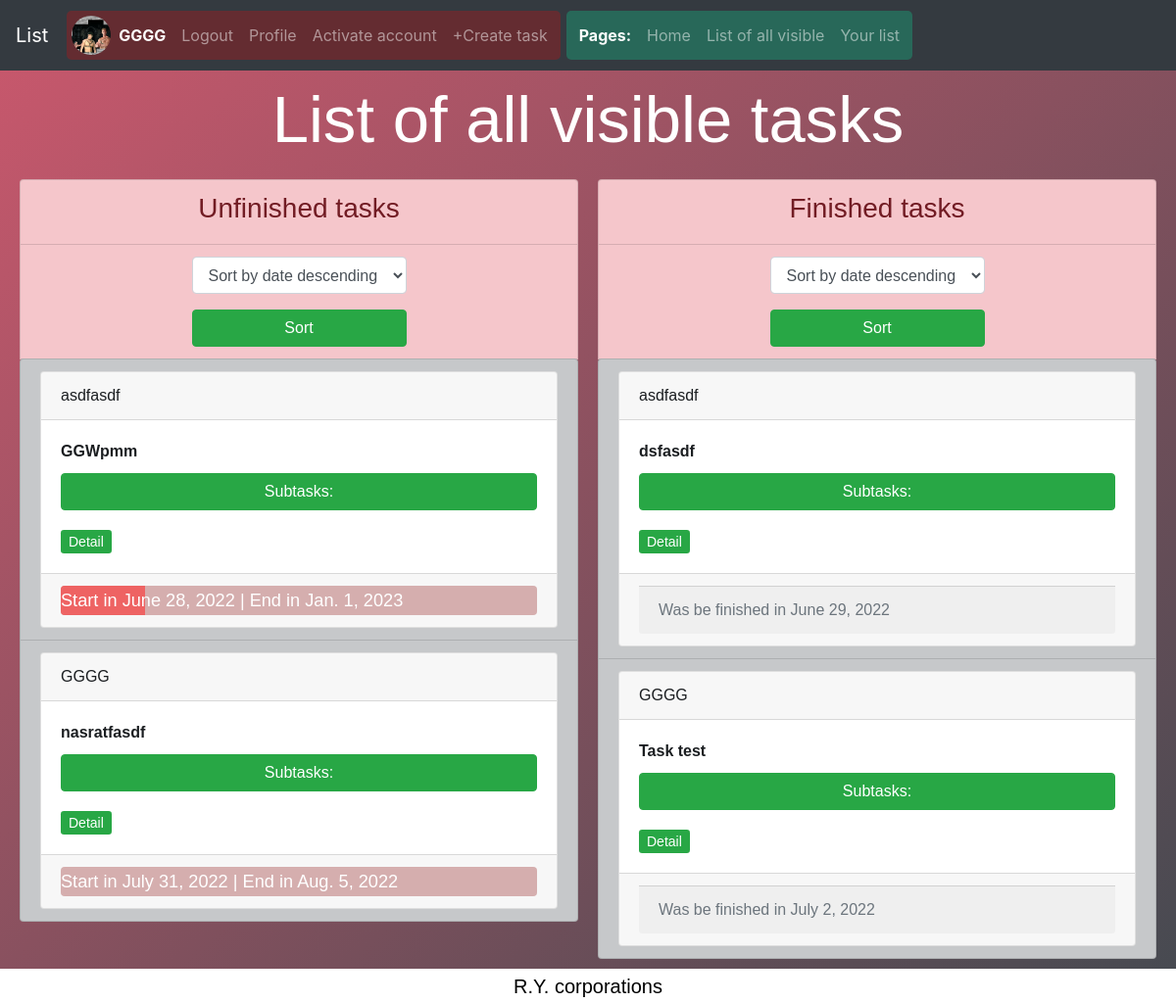
/list/ (signed in), run on the app's committed database.
### users/models.py (models this page shows, shortened)
class CustomUser(AbstractUser):
    email_active = models.BooleanField(default=False, verbose_name='User is active')
    image = models.ImageField(upload_to='media', verbose_name='Image')
    email = models.EmailField(unique=True)

### tasks/models.py (models this page shows, shortened)
class Task(models.Model):
    slug = models.TextField(unique=True, null=True, blank=True)
    author = models.ForeignKey(get_user_model(), on_delete=models.CASCADE)
    date_start = models.DateField(default=datetime.date.today())
    date_end = models.DateField(default=datetime.date.today())
    text = models.CharField(max_length=200)
    finished = models.BooleanField(default=False)
    visible = models.BooleanField(default=False)
    def get_progress(self):
        return (datetime.date.today() - self.date_start) / (self.date_end - self.date_start) * 100

### tasks/views.py (the view)
# urls.py: path('list/', TaskListView.as_view(), name='list'),
class TaskListView(AuthFormsMixin, ListView):
    model = Task
    template_name = 'tasks/list.html'
    extra_context = {'title': 'List'}
    form_class = SortTasksForm
    def get_context_data(self, **kwargs):
        context = super().get_context_data(**kwargs)
        context['finished_list'] = self.model.objects.all().filter(finished=True, visible=True)
        context['unfinished_list'] = self.model.objects.all().filter(finished=False, visible=True)
        context['sort_form'] = self.form_class()
        return context

### users/forms.py
class CustomUserCreateForm(UserCreationForm):
    username = forms.CharField(max_length=100, label='Account name')
    first_name = forms.CharField(max_length=20, label='Name')
    password1 = forms.CharField(widget = forms.TextInput(attrs={'type':'password'}), label = "Password")
    password2 = forms.CharField(widget = forms.TextInput(attrs={'type':'password'}), label = "Password again")
    class Meta(UserCreationForm):
        model = get_user_model()
        fields = ('username', 'first_name', 'email', 'image')

### tasks/forms.py
class SortTasksForm(forms.Form):
    CHOICES = (
    ('date_descending', 'Sort by date descending'),
    ('date_ascending', 'Sort by date ascending'))
    choices = forms.ChoiceField(choices=CHOICES, label='')

### tasks/views.py (called while the page is built)
    def get_context_data(self, **kwargs):
        context = super().get_context_data(**kwargs)
        context['signup'] = CustomUserCreateForm()
        context['login'] = AuthenticationForm()
        return context

### templates/tasks/list.html (shortened to what this page needs)
{% extends 'base.html' %}
{% load static %}
{% load crispy_forms_tags %}
{% block links %}
    <link href="{% static 'css/tasks/task.css'%}" rel="stylesheet">
    <link href="{% static 'css/tasks/subtask.css'%}" rel="stylesheet">
    <link href="{% static 'css/tasks/list.css'%}" rel="stylesheet">
{% endblock links %}
{% block content %}
    <div class="tasks_logo">List of all visible tasks</div>
    <div class="tasks">
        <div>
            <ul class="list-group tasks_list">
                <li class="list-group-item list-group-item-danger tasks_logo_cards">
                    <h3>Unfinished tasks</h3>
                </li>
                <li class="list-group-item list-group-item-danger tasks_logo_cards">
                    <form action="{% url 'sort_task' False False%}" method="post" class="unfinished_form sort_form">
                        {{sort_form|crispy}}
                        <input class="btn btn-success form_button" type="submit" value="Sort">
                    </form>
                </li>
                <div class="unfinished_tasks">
                    {% for unfinished_task in unfinished_list %}
                        {% include 'tasks/task.html' with task=unfinished_task profile=False %}
                    {% endfor %}
                </div>
            </ul>
        </div>
        <div>
            <ul class="list-group tasks_list">
                <li class="list-group-item list-group-item-danger tasks_logo_cards" class="finished_form">
                    <h3>Finished tasks</h3>
                </li>
                <li class="list-group-item list-group-item-danger tasks_logo_cards">
                    <form action="{% url 'sort_task' False True%}" method="post" class="finished_form sort_form">
                        {{sort_form|crispy}}
                        <input class="btn btn-success form_button" type="submit" value="Sort">
                    </form>
                </li>
                <div class="finished_tasks">
                    {% for finished_task in finished_list %}
                        {% include 'tasks/task.html' with task=finished_task profile=False %}
                    {% endfor %}
                </div>
            </ul>
        </div>
    </div>
{% endblock content %}

### templates/base.html (shortened to what this page needs)
<!DOCTYPE html>
{% load static %}
{% load crispy_forms_tags %}
<html>
    <head>
        <link rel="stylesheet" href="https://cdn.jsdelivr.net/npm/bootstrap@4.3.1/dist/css/bootstrap.min.css">
        <link href="{% static 'css/base.css'%}" rel="stylesheet">
        {% block links %}{% endblock links %}
    </head>
    <body>
        <header>
            <nav class="navbar navbar-expand-lg navbar-dark bg-dark fixed-top">
                <span class="navbar-brand">{{title}}</span>
                <div class="collapse navbar-collapse" id="navbarSupportedContent">
                    <ul class="navbar-nav mr-auto">
                        <li class="nav-item user_links">
                            <ul class="navbar-nav mr-auto">
                                {% if user.is_authenticated %}
                                    <li class="nav-item">
                                        <img src = {{user.image.url}} alt = "Image" class="user_image">
                                    </li>
                                    <li class="nav-item">
                                        <span class="nav-link active"><b>{{user.first_name}}</b></span>
                                    </li>
                                    <li class="nav-item">
                                        <a class="nav-link" href="{% url 'logout' %}">Logout</a>
                                    </li>
                                    <li class="nav-item">
                                        <a class="nav-link" href="{% url 'user_detail' user.pk %}">Profile</a>
                                    </li>
                                    {% if not user.email_active%}
                                        <li class="nav-item">
                                            <a class="nav-link" href="{% url 'email_send' %}">Activate account</a>
                                        </li>
                                    {% endif %}
                                    <li class="nav-item">
                                        <a class="nav-link" href="{% url 'task_create' %}">+Create task</a>
                                    </li>
                                {% endif %}
                            </ul>
                        </li>
                        <li class="nav-item page_links">
                            <ul class="navbar-nav mr-auto">
                                <span class="nav-link active"><b>Pages:</b></span>
                                <li class="nav-item">
                                    <a class="nav-link" href="{% url 'home' %}">Home</a>
                                </li>
                                <li class="nav-item">
                                    <a class="nav-link" href="{% url 'list' %}">List of all visible</a>
                                </li>
                                {% if user.is_authenticated %}
                                    <li class="nav-item">
                                        <a class="nav-link" href="{% url 'profile_list' user.pk %}">Your list</a>
                                    </li>
                                {% endif %}
                            </ul>
                        </li>
                    </ul>
                </div>
            </nav>
        </header>
        <div class="content">
            {% block content %}{% endblock content %}
        </div>
        <div class="footer">R.Y. corporations</div>
    </body>
</html>

### templates/tasks/task.html (shortened to what this page needs)
{% load static %}
{% load crispy_forms_tags %}
<li class="list-group-item list-group-item-dark">
    <div class="card">
        <div class="card-header">
            {% if profile %}
                {% if task.visible %}
                    Visible
                {% else %}
                    Not visible
                {% endif %}
                <a href="{% url 'task_delete' task.slug %}" class="btn-sm btn-danger">Delete</a>
                <a href="{% url 'task_update' task.slug %}" class="btn-sm btn-warning">Update</a>
            {% else %}
                {{task.author.first_name}}
            {% endif %}
        </div>
        <div class="card-body">
            <b>{{task.text}}</b>
                    <button class="btn btn-success sub_list_but form_button">Subtasks:</button>
            {% if not detail %}
                <a href="{% url 'task_detail' task.slug %}" class="btn-sm btn-success">Detail</a>
            {% endif %}
        </div>
        <div class="card-footer text-muted">
            {% if task.finished %}
                <div class="card-footer text-muted">
                    Was be finished in {{task.date_end}}
                </div>
            {% else %}
                <div class="progress">
                    <div class="progress-bar" role="progressbar" style="width: {{task.get_progress}}%" aria-valuenow="{{task.get_progress}}" aria-valuemin="0" aria-valuemax="100">
                        Start in {{task.date_start}} | End in {{task.date_end}}
                    </div>
                </div>
            {% endif %}
        </div>
    </div>
</li>

### static/css/base.css (style rules this page uses)
* { margin: 0; padding: 0; }
.content { padding-top: 72px; min-height: calc(100vh - 35px); }
.footer { height: 35px; width: 100%; background-color: white; display: flex; align-items: center; justify-content: center; font-size: 20px; font-family: sans-serif; color: black; }
.user_image { width: 40px; height: 40px; object-fit: cover; border-radius: 50%; }
.user_links { background-color: rgba(255, 0, 0, 0.234); padding: 5px; border-radius: 5px; margin: 3px; }
.page_links { background-color: rgba(0, 255, 170, 0.234); padding: 5px; border-radius: 5px; margin: 3px; }
.form_button { width: 100%; }

### static/css/tasks/task.css (style rules this page uses)
.progress { height: 30px; font-size: calc(10px + (7 + 7 * 0.7) * ((100vw - 320px) / 1280));; background-color: rgba(145, 32, 32, 0.337); }
.progress-bar { background-color: rgb(238, 99, 99); }
.sub_list_but { margin-top: 10px; }

### static/css/tasks/list.css (style rules this page uses)
.content { display: flex; flex-direction: column; align-items: center; justify-content: center; font-family: sans-serif; color: white; background: linear-gradient(to right bottom, rgb(203, 88, 109), rgb(71, 74, 81)); }
.tasks_logo { font-size: calc(32px + (30 + 30 * 0.7) * ((100vw - 320px) / 1280)); }
.tasks { display: flex; flex-wrap: wrap; align-items: flex-start; justify-content: center; width: 100%; }
.tasks_logo_cards { display: flex; align-items: center; justify-content: center; }
.tasks_list { margin: 10px; min-width: 300px; width: calc(50vw - 30px); }
.progress { height: 30px; font-size: calc(10px + (7 + 7 * 0.7) * ((100vw - 320px) / 1280));; background-color: rgba(145, 32, 32, 0.337); }
.progress-bar { background-color: rgb(238, 99, 99); }

### data on the page
CustomUser: image (picture), first_name "GGGG"
Task: author.first_name "asdfasdf", text "GGWpmm", date_start "June 28, 2022", date_end "Jan. 1, 2023"
Task: author.first_name "GGGG", text "nasratfasdf", date_start "July 31, 2022", date_end "Aug. 5, 2022"
Task: author.first_name "asdfasdf", text "dsfasdf", date_end "June 29, 2022"
Task: author.first_name "GGGG", text "Task test", date_end "July 2, 2022"

### other printed values
{{ title }} "List"
